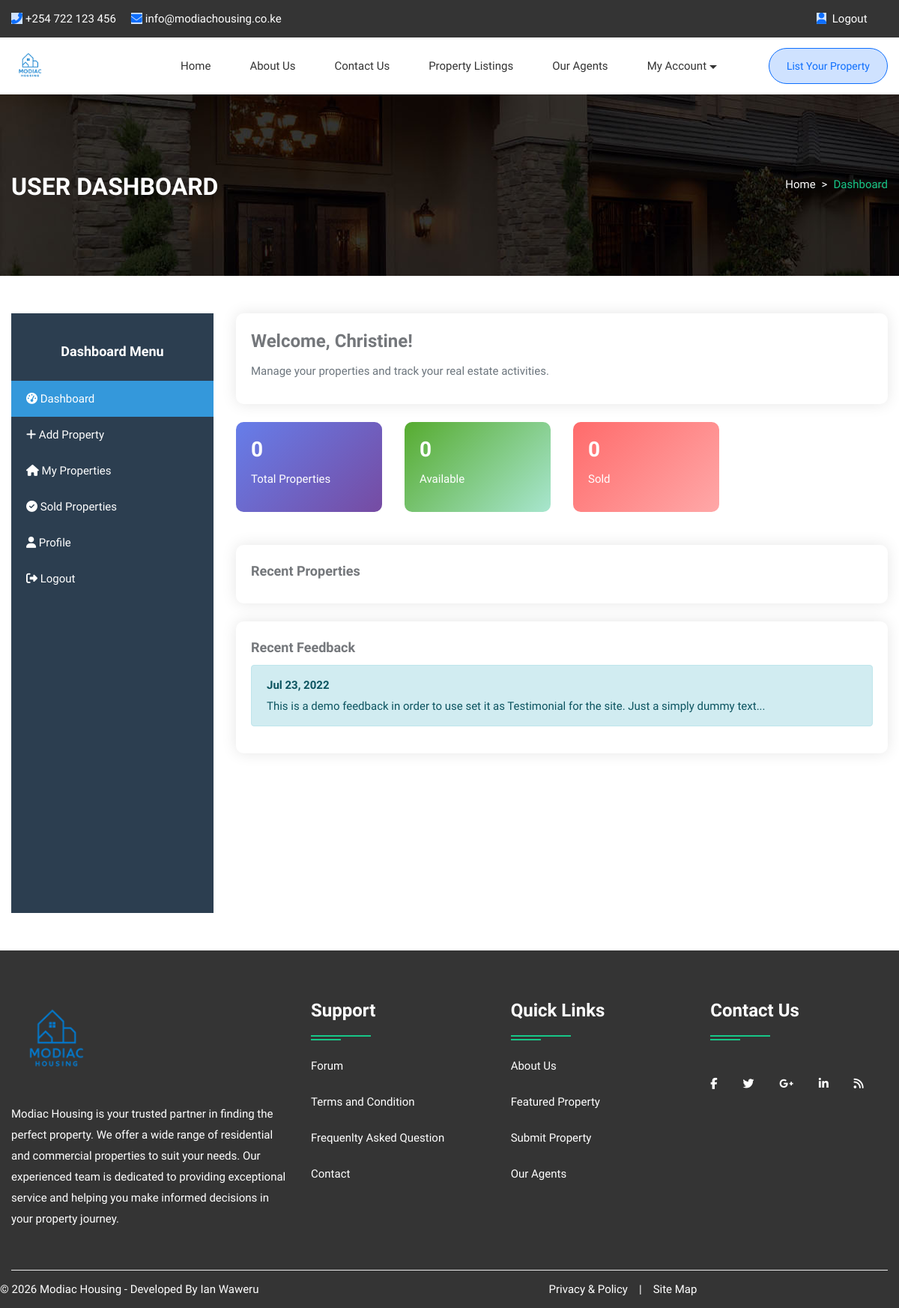
The page /user_dashboard.php (signed in) on the database its author committed.
### tables this page shows
CREATE TABLE `user` (
    `uid` int(50) NOT NULL,
    `uname` varchar(100) NOT NULL,
    `uemail` varchar(100) NOT NULL,
    `uphone` varchar(20) NOT NULL,
    `upass` varchar(50) NOT NULL,
    `utype` varchar(50) NOT NULL,
    `uimage` varchar(300) NOT NULL
);

CREATE TABLE `feedback` (
    `fid` int(50) NOT NULL,
    `uid` int(50) NOT NULL,
    `fdescription` varchar(300) NOT NULL,
    `status` int(1) NOT NULL,
    `date` datetime NOT NULL DEFAULT CURRENT_TIMESTAMP
);

### user_dashboard.php (the view, shortened to what this page needs)
<?php
include("config.php");
$uid = $_SESSION['uid'];
$user_query = mysqli_query($con, "SELECT * FROM user WHERE uid='$uid'");
$user_data = mysqli_fetch_assoc($user_query);
$properties_count = mysqli_num_rows(mysqli_query($con, "SELECT * FROM property WHERE uid='$uid'"));
$available_properties = mysqli_num_rows(mysqli_query($con, "SELECT * FROM property WHERE uid='$uid' AND status='available'"));
$sold_properties = mysqli_num_rows(mysqli_query($con, "SELECT * FROM property WHERE uid='$uid' AND status='sold out'"));
$recent_feedback = mysqli_query($con, "SELECT * FROM feedback WHERE uid='$uid' ORDER BY date DESC LIMIT 3");
?>
<!DOCTYPE html>
<html lang="en">
<head>
    <link rel="stylesheet" type="text/css" href="css/bootstrap.min.css">
    <link rel="stylesheet" type="text/css" href="css/bootstrap-slider.css">
    <link rel="stylesheet" type="text/css" href="css/jquery-ui.css">
    <link rel="stylesheet" type="text/css" href="css/layerslider.css">
    <link rel="stylesheet" type="text/css" href="css/color.css">
    <link rel="stylesheet" type="text/css" href="css/owl.carousel.min.css">
    <link rel="stylesheet" type="text/css" href="css/font-awesome.min.css">
    <link rel="stylesheet" type="text/css" href="css/style.css">
    <link rel="stylesheet" type="text/css" href="css/login.css">
</head>
<body>
<div id="page-wrapper">
    <div class="row">
        <?php include("include/header.php");?>
        <div class="banner-full-row page-banner" style="background-image:url('images/breadcromb.jpg');">
            <div class="container">
                <div class="row">
                    <div class="col-md-6">
                        <h2 class="page-name float-left text-white text-uppercase mt-1 mb-0"><b>User Dashboard</b></h2>
                    </div>
                    <div class="col-md-6">
                        <nav aria-label="breadcrumb" class="float-left float-md-right">
                            <ol class="breadcrumb bg-transparent m-0 p-0">
                                <li class="breadcrumb-item text-white"><a href="index.php">Home</a></li>
                                <li class="breadcrumb-item active">Dashboard</li>
                            </ol>
                        </nav>
                    </div>
                </div>
            </div>
        </div>
        <div class="full-row">
            <div class="container">
                <div class="row">
                    <div class="col-lg-3">
                        <div class="sidebar">
                            <h5 class="text-center py-3">Dashboard Menu</h5>
                            <a href="user_dashboard.php" class="active"><i class="fas fa-tachometer-alt"></i> Dashboard</a>
                            <a href="submitproperty.php"><i class="fas fa-plus"></i> Add Property</a>
                            <a href="user_dashboard.php?section=my_properties"><i class="fas fa-home"></i> My Properties</a>
                            <a href="user_dashboard.php?section=sold_properties"><i class="fas fa-check-circle"></i> Sold Properties</a>
                            <a href="profile.php"><i class="fas fa-user"></i> Profile</a>
                            <a href="logout.php"><i class="fas fa-sign-out-alt"></i> Logout</a>
                        </div>
                    </div>
                    <div class="col-lg-9">
                        <div class="dashboard-card mb-4">
                            <h4>Welcome, <?php echo htmlspecialchars($user_data['uname']); ?>!</h4>
                            <p class="text-muted">Manage your properties and track your real estate activities.</p>
                        </div>
                        <div class="row mb-4">
                            <div class="col-md-3">
                                <div class="stat-card">
                                    <h3><?php echo $properties_count; ?></h3>
                                    <p>Total Properties</p>
                                </div>
                            </div>
                            <div class="col-md-3">
                                <div class="stat-card" style="background: linear-gradient(135deg, #56ab2f 0%, #a8e6cf 100%);">
                                    <h3><?php echo $available_properties; ?></h3>
                                    <p>Available</p>
                                </div>
                            </div>
                            <div class="col-md-3">
                                <div class="stat-card" style="background: linear-gradient(135deg, #ff6b6b 0%, #ffa8a8 100%);">
                                    <h3><?php echo $sold_properties; ?></h3>
                                    <p>Sold</p>
                                </div>
                            </div>
                        </div>
                        <div class="dashboard-card mb-4">
                            <h5>Recent Properties</h5>
                        </div>
                        <div class="dashboard-card">
                            <h5>Recent Feedback</h5>
                            <?php if(mysqli_num_rows($recent_feedback) > 0): ?>
                                <?php while($feedback = mysqli_fetch_assoc($recent_feedback)): ?>
                                <div class="alert alert-info">
                                    <strong><?php echo date('M d, Y', strtotime($feedback['date'])); ?></strong><br>
                                    <?php echo htmlspecialchars(substr($feedback['fdescription'], 0, 100)); ?>...
                                </div>
                                <?php endwhile; ?>
                            <?php else: ?>
                                <p>No feedback yet.</p>
                            <?php endif; ?>
                        </div>
                    </div>
                </div>
            </div>
        </div>
        <?php include("include/footer.php");?>
    </div>
</div>
</body>
</html>

### css/color.css (style rules this page uses)
:root { --theme-ordinary-color: #74777b; }
:root { --theme-primary-color: #17c788; }
:root { --theme-secondary-color: #0d1432; }
:root { --theme-white-color: #fff; }
:root { --theme-light-color: #f8f8f8; }
:root { --theme-gray-color: #f5f5f5; }
:root { --theme-footer-color: #091b4b; }
:root { --theme-dark-color: #091b4b; }
:root { --text-light-color: #a3a7af; }
:root { --theme-primary-opacity-color: rgba(11, 191, 141, .8); }
:root { --theme-secondary-opacity-color: rgba(13,20,50,0.7); }
:root { --theme-white-opacity-color: rgba(255, 255, 255, 0.3); }
:root { --theme-dark-opacity-color: rgba(0, 0, 0, 0.5); }
:root { --theme-ordinary-font: 'Muli', sans-serif; }
:root { --theme-highlight-font: 'Comfortaa', cursive; }

### css/style.css (style rules this page uses)
.container, .container-fluid { transition: all 0.6s ease 0s; -moz-transition: all 0.6s ease 0s; -webkit-transition: all 0.6s ease 0s; -o-transition: all 0.6s ease 0s; }
#page-wrapper { padding-left: 15px; padding-right: 15px; background-color: #fff; overflow: hidden !important; position: relative; }
.text-ordinary, a.text-ordinary, .text-ordinary a, body, .dropdown-item, .footer-widget li a, .text-ordinary .jslider .jslider-label, .breadcrumb-item > a, .list-text-white a.dropdown-item { color: var(--theme-ordinary-color); }
.icon-primary, .icon-primary i, .icon-primary svg, .hover-primary-nav .navbar-nav .nav-link.active, .hover-primary-nav .navbar-nav .nav-link:hover, .top-header .dropdown-toggle::after, .footer-widget li a:hover, .check-submit li input[type="checkbox"]:checked + label::before, .property-btn li a.active, .property-btn li a:hover, .hover-primary-nav .navbar-nav .nav-link:hover, .breadcrumb-item > a:hover, .copyright .line-menu a:hover, .dashboard-top-left .dropdown-toggle::before, .dashboard-panel .message-list .message-action a:hover, .breadcrumb-item.active, .navigation_link_widget li a:hover, .flat-primary [class^="flaticon-"]::before, .list-text-white a.dropdown-item:hover { color: var(--theme-primary-color); }
.list-text-white li, .list-text-white a, .hover-text-white:hover, .white-nav .navbar-nav .nav-link, .text-white a, hover-text-white-nav .navbar-nav .nav-link.active, .hover-text-white-nav .navbar-nav .nav-link:hover, .hover-text-white-nav .navbar-nav .nav-link:focus, .view-category button.active a, .property-video a { color: var(--theme-white-color); }
.transation-3s, .transation-3s:hover, .hover-zoomer img, .hover-bg-white, a, a:hover, .btn, .btn:hover, .radio-check label, .message-list li .message-action, .timeline-item .circle, .timeline-item .date-time, .clip-item .fa-times { -moz-transition: all 300ms ease-in-out 0s; -webkit-transition: all 300ms ease-in-out 0s; -o-transition: all 300ms ease-in-out 0s; -ms-transition: all 300ms ease-in-out 0s; transition: all 300ms ease-in-out 0s; }
body { font-family: var(--theme-ordinary-font); font-size: 15px; line-height: 28px; }
h1, .h1, h2, .h2, h3, .h3, h4, .h4, h5, .h5, h6, .h6 { font-family: var(--theme-highlight-font); font-weight: 700; }
h4, .h4 { line-height: 35px; }
h5 { font-size: 18px; line-height: 30px; }
ul, ol { padding: 0; margin: 0; list-style: none; }
p { line-height: 28px; margin-bottom: 10px; }
a, a:hover, .btn-link, .btn-link:hover { text-decoration: none; cousor: pointer; }
.full-row { position: relative; width: 100%; padding: 50px 0; }
.banner-full-row { position: relative; width: 100%; padding: 100px 0; }
.page-banner .breadcrumb-item { line-height: 40px; }
.page-banner .breadcrumb-item + .breadcrumb-item::before { content: ">"; color: #fff; }
::placeholder { font: var(--theme-ordinary-font); font-size: 15px; font-weight: 400; color: #fff; }
nav { display: flex; align-items: center; flex-wrap: wrap; }

### user_dashboard.php (style rules this page uses)
.dashboard-card { background: #fff; border-radius: 10px; box-shadow: 0 0 20px rgba(0,0,0,0.1); padding: 20px; margin-bottom: 20px; transition: transform 0.3s; }
.stat-card { background: linear-gradient(135deg, #667eea 0%, #764ba2 100%); color: white; border-radius: 10px; padding: 20px; margin-bottom: 20px; }
.sidebar { background: #2c3e50; color: white; min-height: 100vh; padding: 20px 0; }
.sidebar a { color: white; padding: 10px 20px; display: block; text-decoration: none; transition: background 0.3s; }
.sidebar .active { background: #3498db; }

### rows shown on the page
user: uname "Christine"
feedback: date "Jul 23, 2022", fdescription "This is a demo feedback in order to use set it as Testimonial for the site. Just a simply dummy text"

### other values the page prints
$properties_count "0"
$available_properties "0"
$sold_properties "0"
